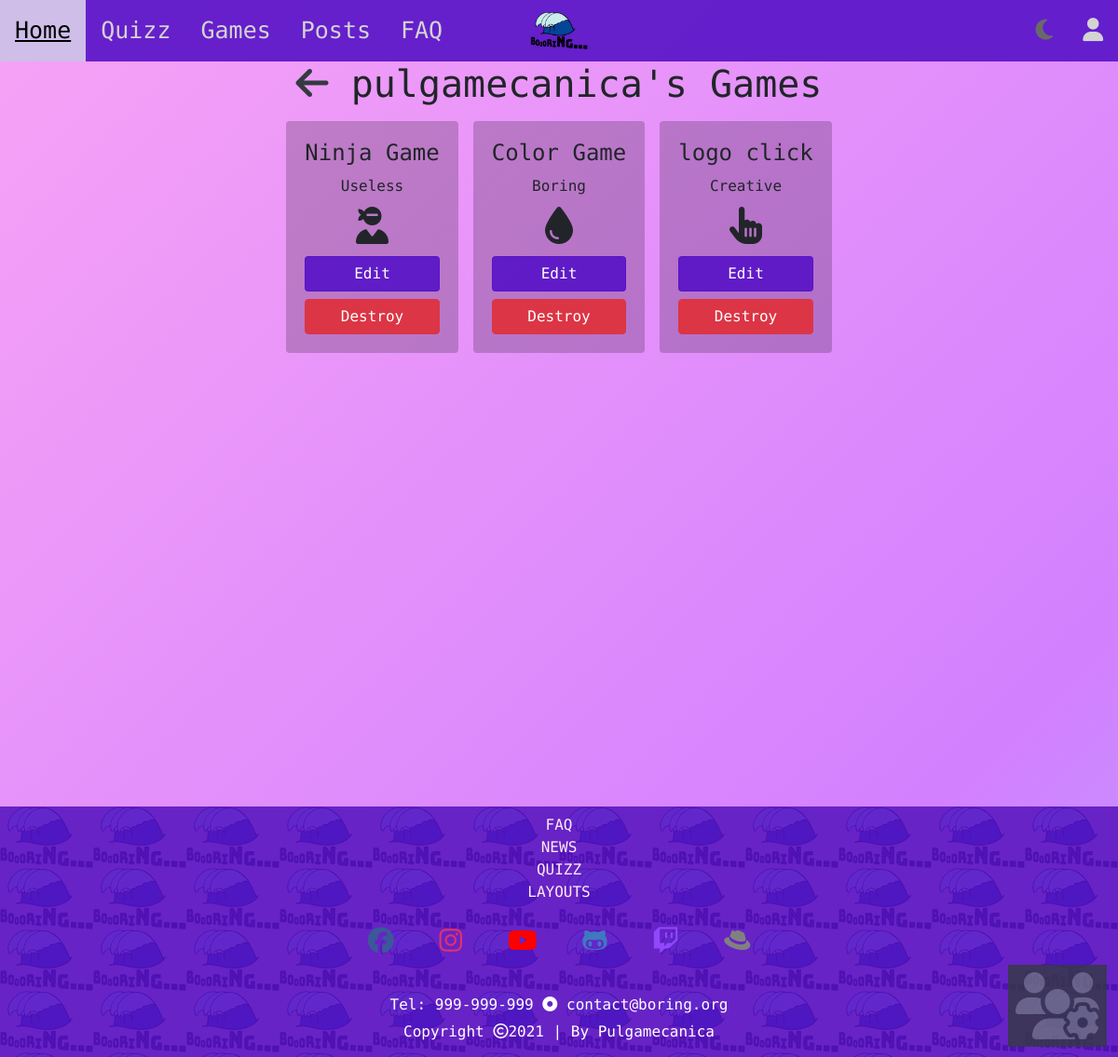
The page /boring/games (signed in) on the database as committed earlier.
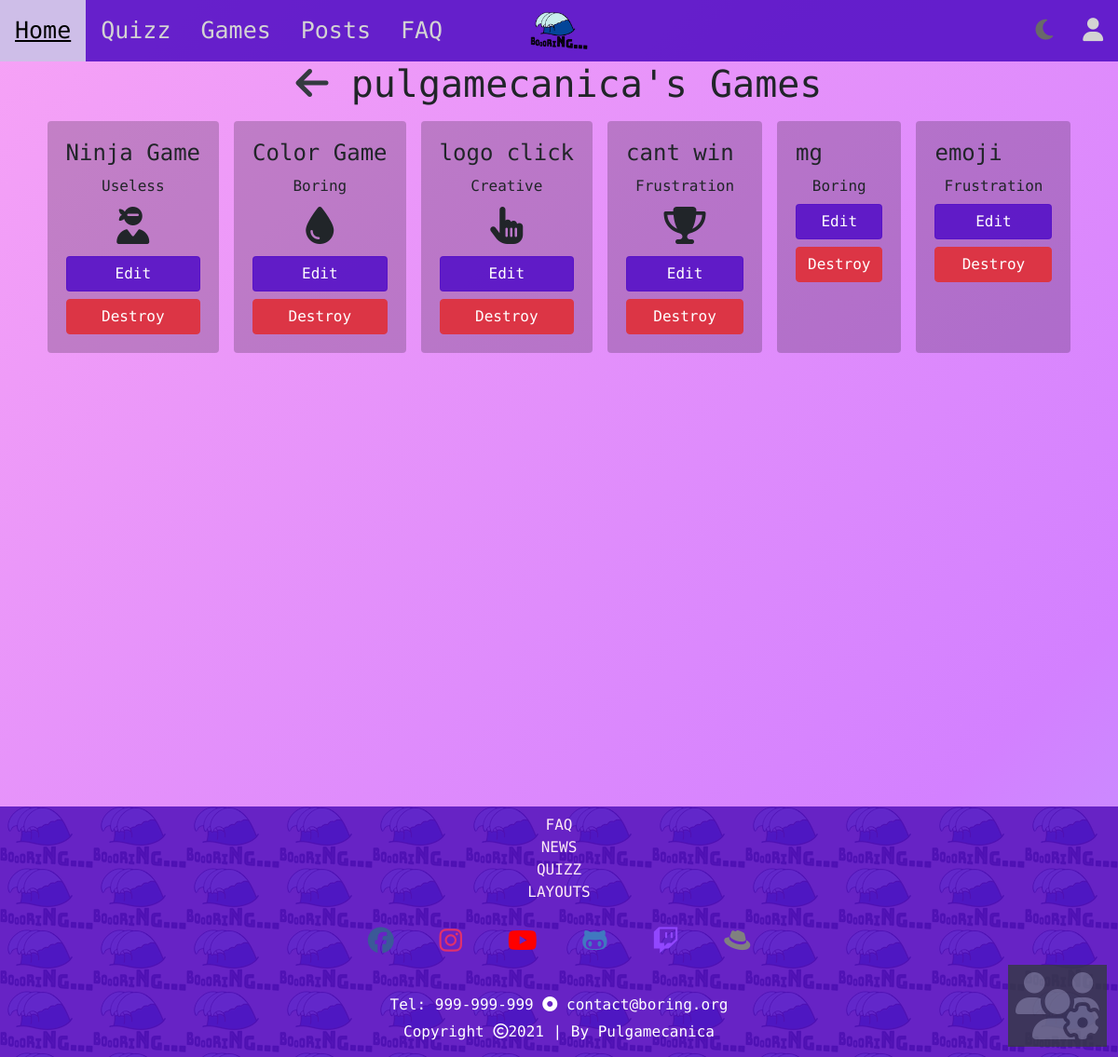
The same page on the database as committed later.
### boring/models.py (models this page shows, shortened)
class Game(models.Model):
    class GameCategory(models.IntegerChoices):
        USELESS = 0
        CREATIVE = 1
        BORING = 2
        FRUSTRATION = 3
    name = models.CharField(max_length = 30)
    description = models.CharField(max_length = 150)
    iconClass1 = models.CharField(max_length = 5, blank=True, default='')
    iconClass2 = models.CharField(max_length = 15, blank=True, default='')
    function = models.CharField(max_length = 50, choices=FUNCTIONS)
    hint_text = models.CharField(max_length = 200, blank=True, default='')
    points_per_win = models.IntegerField(default = 10)
    likes = models.IntegerField(default = 0)
    active = models.BooleanField(default=False)
    created_at = models.DateTimeField(auto_now_add=True)
    category = models.IntegerField(choices=GameCategory.choices, default=False)
    user = models.ForeignKey(BoringUser, on_delete=models.CASCADE, related_name="games")
    times_played = models.IntegerField(default = 0)
    def getCat(self):
        return self.GameCategory.choices[self.category]

### boring/views.py (the view)
# urls.py: path('games', views.games_page_view, name='games'),
@login_required(login_url='./login')
def games_page_view(request):
    context = {'games': Game.objects.all().filter(user = request.user.boringuser)}
    return render(request, 'boring/games.html', context)

### boring/templates/boring/games.html
{% extends 'boring_website/base.html' %}
{% block main %}
<h1 class="text-center"><a href={% url 'boring:profile' %}><i class="fas fa-arrow-left text-dark"></i></a> {{ user.username }}'s Games</h1>
   <div class="container boring-games-container">
      <div class="row justify-content-center">
         {% for game in games %}
            <div class="card m-2">
               <div class="card-body">
                  <h4 class="card-title"> {{ game.name }} </h4>
                  <span class="card-text text-center">
                     <h6> {{ game.getCat.1 }} </h6>
                     <h1><i class="{{ game.iconClass1 }} {{ game.iconClass2 }}"></i></h1>
                     <a href="{% url 'boring:game' game.id %}" class="btn btn-primary btn-block">Edit</a>
                     <a href={% url 'boring:delete_game' game.id %} class="btn btn-danger btn-block" onclick="return confirm('Please, confirm action:\nDelete {{game.name}}.')">Destroy</a>
                  </span>
               </div>
            </div>
         {% empty %}
            Uppsss, You don't have any games :(
         {% endfor %}
      </div>
   </div>
{% endblock %}

Rows that differ between the two databases and show on the page:
added Game: name "cant win", getCat.1 "Frustration"
added Game: name "mg", getCat.1 "Boring"
added Game: name "emoji", getCat.1 "Frustration"
